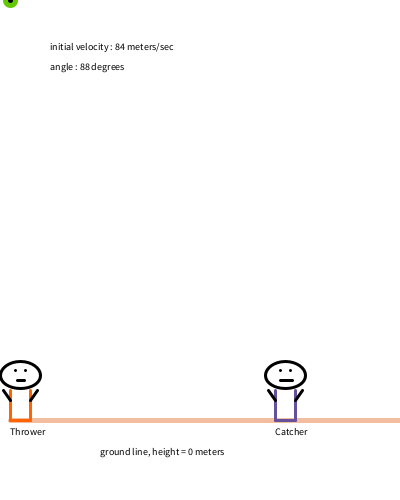
Frame 1 (no input)
Frame 60 (the mouse pressed at the canvas centre just before this capture): identical to frame 1, image omitted
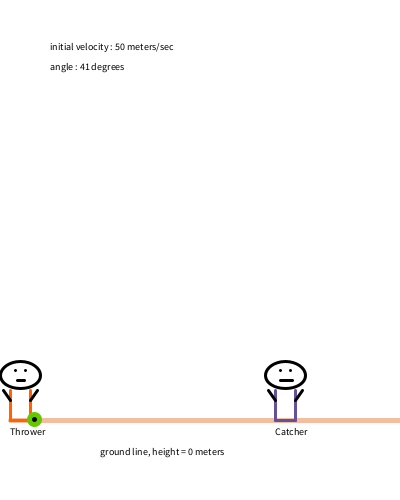
Frame 120 (the mouse held since frame 60 and released just before this capture)

The Processing sketch that drew these frames (run headless with seeded random() and noise(); from frame 60 on, the mouse is pressed at the canvas centre):

// Processing sketch: processing_149067
// ── processing_149067.pde

void setup(){
  size(400,500);
  background(255);
  if (keyPressed == true) {
    if (key == 'r' || key == 'R') {
      background(255);
    }
  }
 
}
// fields:
 
final float x1 = 10; // x cordinate of starting point
final float y1 = 420; // y cordinate of starting point

 
float hypo; // hypothenuse of triangle
float initVel; // initial velocity, determined by the distance from starting point to mouseX
float oppDis; // distance from mouseY to y- value of starting point
float angle;
float time;
 
float topx;
float topy;
float rangex;
float rangey;

float ballx = 10;


void draw(){ // called forever until stopped
 
  stroke(243,190,160);
  strokeWeight(5);
  background(255);
  line(x1,y1,490,420); // ground line
  stroke(255, 100, 0);
  strokeWeight(3);
  point(x1, y1); //cannon
  line(10, 420, 10, 390);
  line(30, 420, 30, 390);
  line(10,420, 30, 420);
  stroke(0);
  line(30, 400, 37, 390);
  line(10, 400, 3, 390);
  fill(255);
  ellipse(20, 375, 40, 27);
  fill(0);
  stroke(0);
  point(15, 370);
  point(25, 370);
  line(17, 380, 24, 380);
  //point(mouseX, mouseY);
  // Catcher: 
  stroke(100,80,155);
  line(275, 420, 275, 390);
  line(295, 420, 295, 390);
  line(275,420, 295, 420);
  stroke(0);
  line(295, 400, 302, 390);
  line(275, 400, 268, 390);
  fill(255);
  ellipse(285, 375, 40, 27);
  fill(0);
  stroke(0);
  point(280, 370);
  point(290, 370);
  line(292, 380, 280, 380);
   
  hypo = whatThedistance(x1, y1, mouseX, mouseY)/5 ;
  initVel = hypo;
  oppDis = whatThedistance(mouseX, y1, mouseX, mouseY) /5;
  angle = determineAngle();
 
  textSize(10);
  fill(0);
  text("angle : " + (int)(angle) + " degrees", 50, 70);
  text("initial velocity : " +(int) (hypo ) + " meters/sec ", 50, 50);
 
  time = initVel * (sin(radians(angle))) / 10; // only half
  rangex = initVel * cos(radians(angle)) * time * 2  ;
  rangey = y1;
  topx = rangex / 2;
  topy = initVel * sin(radians(angle)) + (5 * pow(time,2)) ;

 
   
//  strokeWeight(1);
 
//  point(t1,t2);
//  point(r1, r2); // what is this for? i forgot
  
//  line(x1,y1,t1 + x1 , y1 - t2 );
 
 // line(t1 + x1 ,y1 - t2 , r1 + x1 ,r2);
  //fill(255);
 // arc(t1,t2, whatThedistance(t1,t2,t1,420), whatThedistance(10,420, r1, 420), -PI, 0);
//line(0,465, 800, 465);
//ellipse(30, 450, 50, 15);
  stroke(100,200,0);
  strokeWeight(5);
  
  
  
 
  textSize(10);
   
  text("Catcher", 275, 435);
  text("Thrower", 10,435);
  text("ground line, height = 0 meters", 100, 455);
  
  /*
  
  text (" t1 : " + t1, 150, 150);
  text (" t2 : "  + t2, 150, 160);
  text (" topx : " + topx, 150, 170);
  text (" topy : " + topy, 150, 180);
  text (" ballx : " + ballx, 150, 190);
  text (" bally : " + bally, 150, 200);
  */
 //ball(chang e x , chane y) 
  
  
  if( ballx < t1) {
    upslope = getSlope(t1,t2,x1,y1);
    upintercept = getIntercept(upslope, x1, y1);

    ballx = ballx + 4; 
    ellipse(ballx, getY(upslope, upintercept, ballx), 10, 10);  

  }
  /*text(" slope : " + upslope, 150, 210);
  text( "intercept" + upintercept, 150, 220);
  
  text(" downslope : " + downslope, 150, 230);
  
  text ( "intercept " + downintercept, 150, 240);
  */
  if (ballx >= t1 && ballx < r1) {
    ballx = ballx + 4; 
    downslope = getSlope(t1,t2, r1, r2);
    downintercept = getIntercept(downslope, r1, r2);
    why = getY(downslope, downintercept, ballx);
    ellipse(ballx, why, 10, 10);  

  }
  if (r1 - ballx < 5) {
    ellipse(ballx, why, 10, 10);
  }
 /* text(" downslope : " + downslope, 150, 230);
  
  text ( "intercept " + downintercept, 150, 240);
  
*/  
  
   
}
float upintercept; 
float upslope;
float downintercept;
float downslope;
float why;
 
float t1 = 0;
float t2 = 0;
float r1 = 0;
float r2 = 0;

void mousePressed() {
  t1 = topx;//200;//topx;
  t2 = topy ; //150;//topy;
  r1 = rangex ;//675;// rangex;
  r2 = rangey;
   
}
 
float whatThedistance(float x1,float y1,float x2,float y2) {
  return sqrt(pow(x1-x2, 2) + pow(y1-y2, 2));
}
float determineAngle() {
  return degrees(asin(oppDis/hypo)) ;
}
float getIntercept(float slope, float xvalue, float yvalue) { 
  return yvalue - slope * xvalue;
  
}
float getY( float slope, float intercept, float xvalue) {
  return slope * xvalue + intercept; 
}

float getSlope(float x1, float y1, float x2, float y2) {
  return (x1-x2) / (y1 - y2) ;
}
